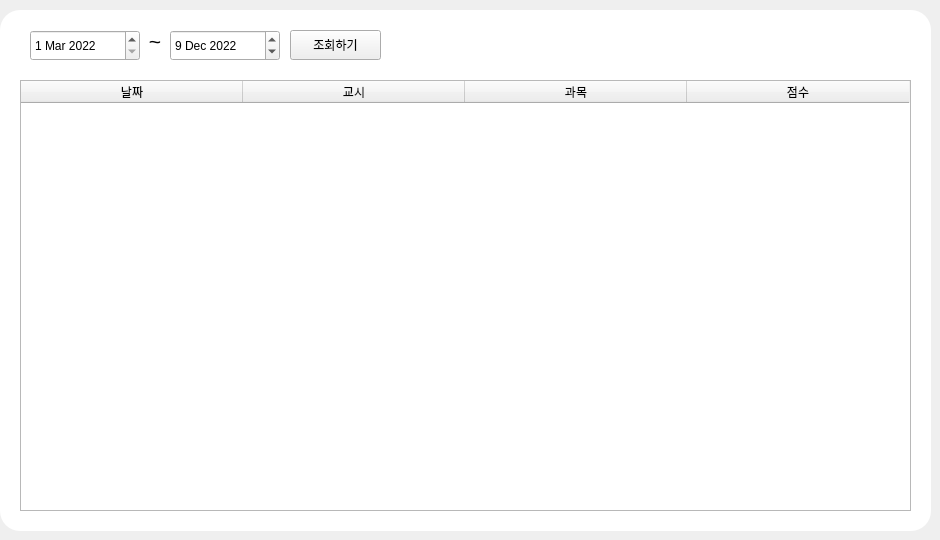
     <widget class="QWidget" name="tab">
      <attribute name="title">
       <string>기간 조회</string>
      </attribute>
      <widget class="QLabel" name="topbg_3">
       <property name="geometry">
        <rect>
         <x>0</x>
         <y>10</y>
         <width>931</width>
         <height>521</height>
        </rect>
       </property>
       <property name="styleSheet">
        <string notr="true">border-radius:20px;
background-color:rgb(255, 255, 255)</string>
       </property>
       <property name="text">
        <string/>
       </property>
      </widget>
      <widget class="QPushButton" name="pushButton_view">
       <property name="geometry">
        <rect>
         <x>290</x>
         <y>30</y>
         <width>91</width>
         <height>30</height>
        </rect>
       </property>
       <property name="text">
        <string>조회하기</string>
       </property>
      </widget>
      <widget class="QDateEdit" name="dateEdit">
       <property name="geometry">
        <rect>
         <x>30</x>
         <y>30</y>
         <width>110</width>
         <height>31</height>
        </rect>
       </property>
       <property name="dateTime">
        <datetime>
         <hour>0</hour>
         <minute>0</minute>
         <second>0</second>
         <year>2022</year>
         <month>3</month>
         <day>1</day>
        </datetime>
       </property>
      </widget>
      <widget class="QDateEdit" name="dateEdit_2">
       <property name="geometry">
        <rect>
         <x>170</x>
         <y>30</y>
         <width>110</width>
         <height>31</height>
        </rect>
       </property>
       <property name="dateTime">
        <datetime>
         <hour>0</hour>
         <minute>0</minute>
         <second>0</second>
         <year>2022</year>
         <month>12</month>
         <day>9</day>
        </datetime>
       </property>
      </widget>
      <widget class="QLabel" name="label_19">
       <property name="geometry">
        <rect>
         <x>140</x>
         <y>30</y>
         <width>21</width>
         <height>22</height>
        </rect>
       </property>
       <property name="font">
        <font>
         <pointsize>16</pointsize>
         <weight>50</weight>
         <bold>false</bold>
        </font>
       </property>
       <property name="styleSheet">
        <string notr="true">background-color: rgb(255, 255, 255);</string>
       </property>
       <property name="text">
        <string>~</string>
       </property>
       <property name="alignment">
        <set>Qt::AlignRight|Qt::AlignTrailing|Qt::AlignVCenter</set>
       </property>
      </widget>
      <widget class="QTableWidget" name="tableWidget_5">
       <property name="geometry">
        <rect>
         <x>20</x>
         <y>80</y>
         <width>891</width>
         <height>431</height>
        </rect>
       </property>
       <property name="styleSheet">
        <string notr="true">font: 29 15pt &quot;Noto Sans CJK HK DemiLight&quot;;</string>
       </property>
       <property name="lineWidth">
        <number>1</number>
       </property>
       <property name="verticalScrollBarPolicy">
        <enum>Qt::ScrollBarAsNeeded</enum>
       </property>
       <property name="sizeAdjustPolicy">
        <enum>QAbstractScrollArea::AdjustToContents</enum>
       </property>
       <property name="defaultDropAction">
        <enum>Qt::IgnoreAction</enum>
       </property>
       <property name="alternatingRowColors">
        <bool>false</bool>
       </property>
       <property name="selectionMode">
        <enum>QAbstractItemView::NoSelection</enum>
       </property>
       <property name="textElideMode">
        <enum>Qt::ElideRight</enum>
       </property>
       <property name="showGrid">
        <bool>true</bool>
       </property>
       <property name="sortingEnabled">
        <bool>false</bool>
       </property>
       <attribute name="horizontalHeaderCascadingSectionResizes">
        <bool>true</bool>
       </attribute>
       <attribute name="horizontalHeaderDefaultSectionSize">
        <number>222</number>
       </attribute>
       <attribute name="horizontalHeaderHighlightSections">
        <bool>true</bool>
       </attribute>
       <attribute name="verticalHeaderVisible">
        <bool>false</bool>
       </attribute>
       <column>
        <property name="text">
         <string>날짜</string>
        </property>
       </column>
       <column>
        <property name="text">
         <string>교시</string>
        </property>
       </column>
       <column>
        <property name="text">
         <string>과목</string>
        </property>
       </column>
       <column>
        <property name="text">
         <string>점수</string>
        </property>
       </column>
      </widget>
     </widget>
